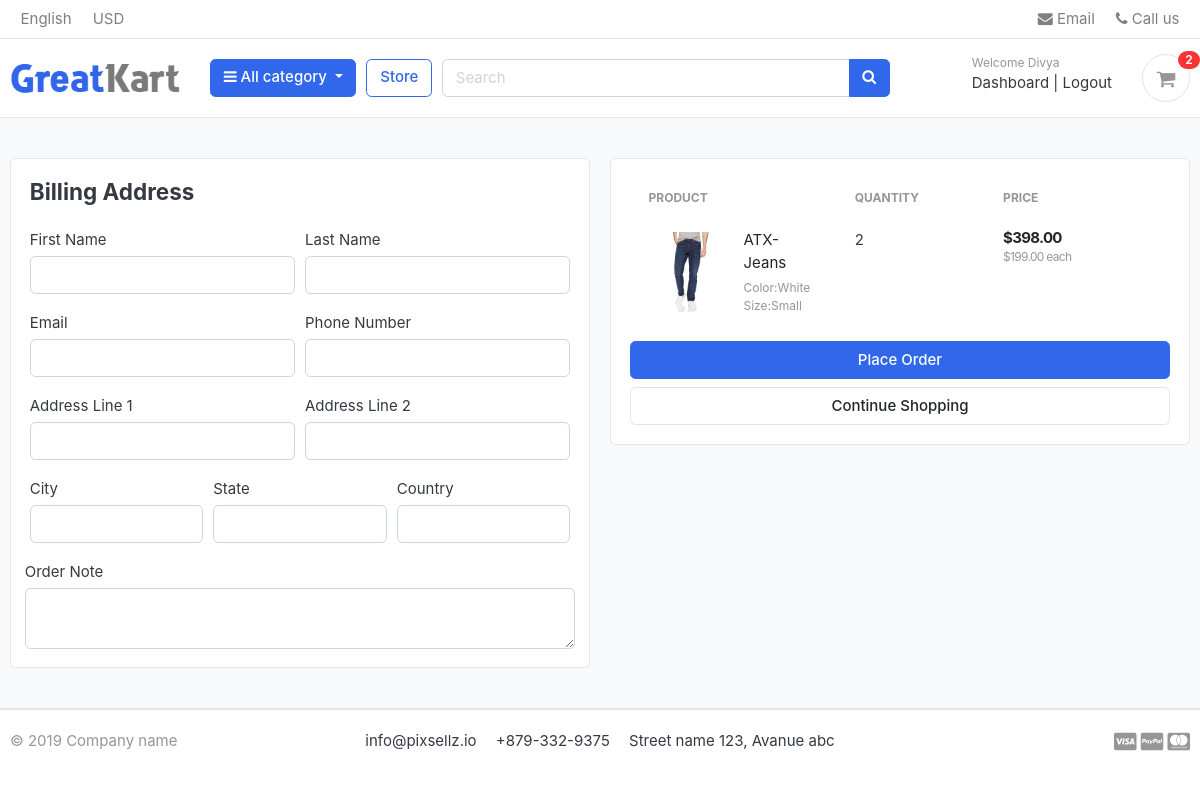
Before: /cart/checkout/ (signed in) with the older database file.
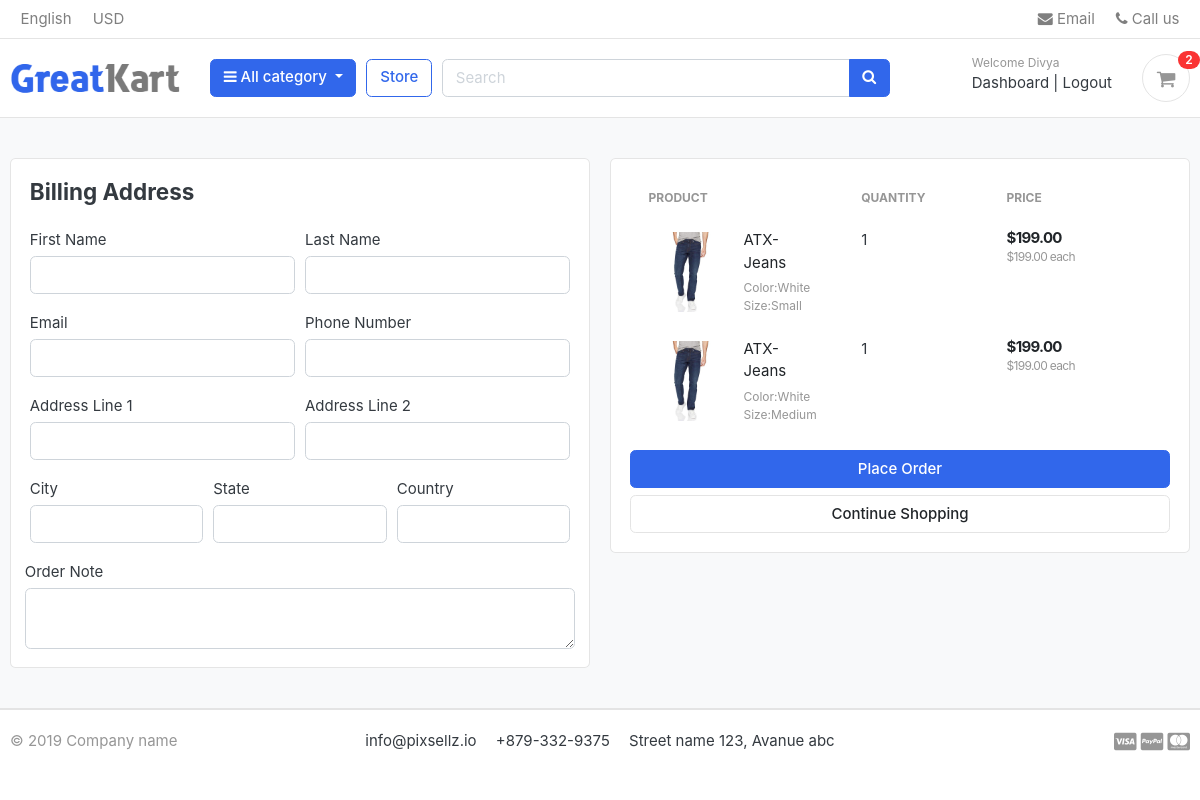
After: the same page with the newer database file.
### carts/models.py (models this page shows, shortened)
class CartItem(models.Model):
    user = models.ForeignKey(Account,on_delete=models.CASCADE,null=True)
    product = models.ForeignKey(Product,on_delete=models.CASCADE)
    variation = models.ManyToManyField(Variation, blank=True)
    cart = models.ForeignKey(Cart,on_delete=models.CASCADE,null=True)
    quantity = models.IntegerField()
    is_active = models.BooleanField(default=True)
    def sub_total(self):
        return self.product.price * self.quantity

### store/models.py (models this page shows, shortened)
class Product(models.Model):
    product_name = models.CharField(max_length=200,unique=True)
    slug = models.SlugField(max_length=200,unique=True)
    description= models.TextField(max_length=500,blank=True)
    price = models.IntegerField()
    images = models.ImageField(upload_to='photos/products')
    stock = models.IntegerField()
    is_available = models.BooleanField(default=True)
    category = models.ForeignKey('category.Category',on_delete=models.CASCADE)
    created_date = models.DateTimeField(auto_now_add=True)
    modified_date = models.DateTimeField(auto_now=True)
    def get_url(self):
        return reverse('product_detail',args=[self.category.slug,self.slug])

class Variation(models.Model):
    product = models.ForeignKey(Product,on_delete=models.CASCADE)
    variation_category = models.CharField(max_length=100, choices=variation_category_choice)
    variation_value = models.CharField(max_length=100)
    is_active = models.BooleanField(default=True)
    created_date = models.DateTimeField(auto_now_add=True)
    objects = VariationManager()

### carts/views.py (the view)
# urls.py: path('checkout/',views.checkout, name='checkout'),
@login_required(login_url='login')
def checkout(request,total=0,quantity=0,cart_items=None):
    try:
        tax =0
        grand_total = 0
        if request.user.is_authenticated:
            cart_items = CartItem.objects.filter(user = request.user, is_active=True)
        else:
            cart = Cart.objects.get(cart_id=_cart_id(request))
            cart_items = CartItem.objects.filter(cart=cart, is_active=True)
        for cart_item in cart_items:
            total += (cart_item.product.price * cart_item.quantity) # calculate the total price of the cart items
            quantity += cart_item.quantity # calculate the total quantity of the cart items
        tax = (2 * total)/100 # calculate the tax of the cart items
        grand_total = total + tax # calculate the total price of the cart items including tax
    except (Cart.DoesNotExist, ObjectDoesNotExist):
        pass # just ignore the exception and continue
    context ={
        'total': total,
        'quantity': quantity,
        'cart_items': cart_items,
        'tax': tax,
        'grand_total': grand_total,
    }
    return render(request,'store/checkout.html',context)

### carts/context_processors.py (called while the page is built)
def counter(request):
    cart_count = 0
    if 'admin' in request.path:
        return {}
    else:
        try:
            cart = Cart.objects.filter(cart_id=_cart_id(request))
            if request.user.is_authenticated:
                cart_items=CartItem.objects.all().filter(user= request.user)
            else:
                cart_items = CartItem.objects.all().filter(cart = cart[:1]) # get the cart items using the cart
            for cart_item in cart_items:
                cart_count += cart_item.quantity
        except Cart.DoesNotExist:
            cart_count = 0
    return dict(cart_count=cart_count)

### carts/views.py (called while the page is built)
def _cart_id(request):
    cart = request.session.session_key
    if not cart:
        cart = request.session.create()
    return cart

### category/context_processors.py (called while the page is built)
def menu_links(request):
    links = Category.objects.all()
    return dict(links =links)

### category/models.py (called while the page is built)
    def get_url(self):
            return reverse('products_by_category',args=[self.slug])

### templates/store/checkout.html (shortened to what this page needs)
{% extends 'base.html' %}
{% load static %}
{% block content %}
<section class="section-content padding-y bg">
<div class="container">
<div class="row">
	<aside class="col-lg-6">
<div class="card">
<div class ="card-body">
    <h4 class ="card-title mb-4">Billing Address</h4>
    <form action="{% url 'place_order' %}" method ="POST">
        <div class="form-row">
            <div class="col form-group">
                <label for="">First Name</label>
                <input type="text" name="first_name" class ="form-control" required>
            </div>
            <div class="col form-group">
                <label for="">Last Name</label>
                <input type="text" name="last_name" class ="form-control" required>
            </div>
        </div>
        <div class="form-row">
            <div class="col form-group">
                <label for="">Email</label>
                <input type="text" name="email" class ="form-control" required>
            </div>
            <div class="col form-group">
                <label for="">Phone Number</label>
                <input type="text" name="phone" class ="form-control" required>
            </div>
        </div>
        <div class="form-row">
            <div class="col form-group">
                <label for="">Address Line 1</label>
                <input type="text" name="address_line_1" class ="form-control" required>
            </div>
            <div class="col form-group">
                <label for="">Address Line 2</label>
                <input type="text" name="address_line_2" class ="form-control" >
            </div>
        </div>
        <div class="form-row">
            <div class="col form-group">
                <label for="">City</label>
                <input type="text" name="city" class ="form-control" required>
            </div>
            <div class="col form-group">
                <label for="">State</label>
                <input type="text" name="state" class ="form-control" required>
            </div>
            <div class="col form-group">
                <label for="">Country</label>
                <input type="text" name="country" class ="form-control" required>
            </div>
            </div>
            <div class="form-row">
                <label for="">Order Note</label>
                <textarea name="order_note" rows="2" class ="form-control"></textarea>
            </div>
</div>
</div>
	</aside>
	<aside class="col-lg-6">
		<div class="card">
		<div class="card-body">
			<table class="table table-borderless table-shopping-cart">
<thead class="text-muted">
<tr class="small text-uppercase">
  <th scope="col">Product</th>
  <th scope="col" width="150">Quantity</th>
  <th scope="col" width="150">Price</th>
</tr>
</thead>
<tbody>
	{% for cart_item in cart_items %}
<tr>
	<td>
		<figure class="itemside align-items-center">
			<div class="aside"><img src="{{ cart_item.product.images.url }}" class="img-sm"></div>
			<figcaption class="info">
				<a href="{{ cart_item.product.get_url }}" class="title text-dark">{{ cart_item.product.product_name}}</a>
				<p class="text-muted small">
					{% if cart_item.variation.all %}
					{% for item in cart_item.variation.all %}
					{{ item.variation_category | capfirst }}:{{ item.variation_value | capfirst }}
					{% endfor %}
					{% endif %}
				</p>
			</figcaption>
		</figure>
	</td>
	<td>
			<label for="">{{ cart_item.quantity}}</label>
	</td>
	<td>
		<div class="price-wrap">
			<var class="price">${{ cart_item.sub_total|floatformat:2 }}</var>
			<small class="text-muted"> ${{ cart_item.product.price|floatformat:2 }} each </small>
		</div>
	</td>
	<td class="text-right">
</tr>
{% endfor %}
</tbody>
</table>
            <button type="submit" name ="submit" class="btn btn-primary btn-block">Place Order</button>
			<a href="{% url 'store' %}" class="btn btn-light btn-block">Continue Shopping</a>
		</div>
		</div>
</aside>
</div>
</div>
</section>
 {% endblock  %}

Changed rows visible on the page:
changed CartItem (number 1 of 2 on the later page): quantity "2" → "1"; sub_total "398.00" → "199.00"
added CartItem: product.images (picture), product.product_name "ATX-Jeans", quantity "1", sub_total "199.00", product.price "199.00", Variation (variation_category "Color", variation_value "White")
now on this page (row unchanged): Variation: variation_category "Size", variation_value "Medium", shown under "ATX-Jeans"
